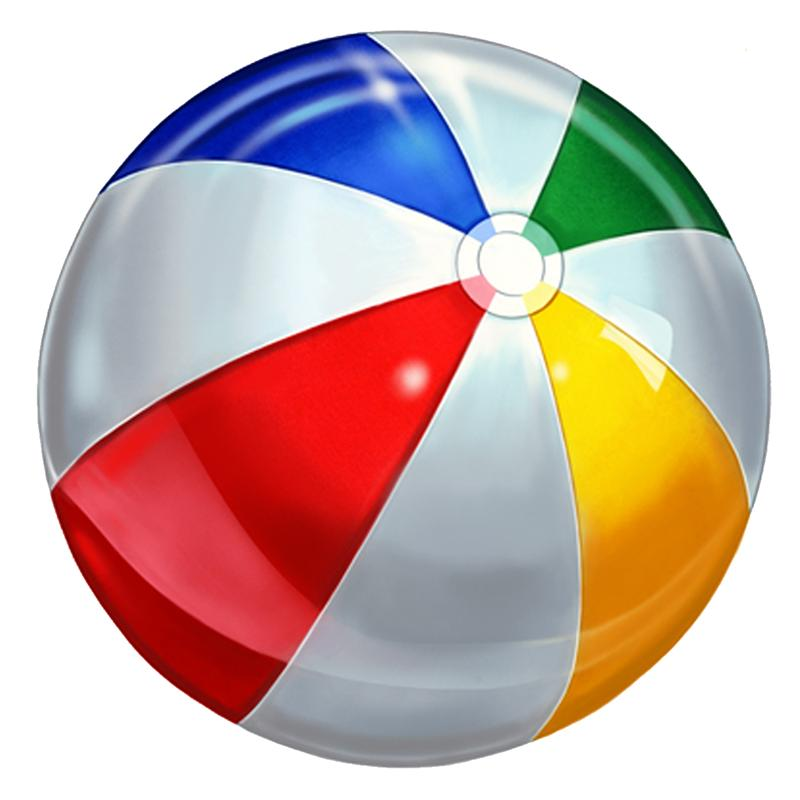
#> input picture CV_2-TRANSFORMATIONS/ball.jpg, 800 x 800 px
$ python exercise8.py
#> lines starting #> are read from the running program, lines starting #| are printed output that depends on the picture; after the words box and inside, x2 and y2 are one past the last pixel; in counts of white or black regions, pixels touching at a corner belong together
import cv2
import numpy as np


def create_beach_ball_animation():
    # Read images
    ball = cv2.imread('ball.jpg', cv2.IMREAD_UNCHANGED)
#> ball is the input picture: shape (800, 800, 3); mean B, G, R 171, 177.4, 201.9
    # Read and invert the mask
    mask = cv2.imread('ball_mask.jpg', cv2.IMREAD_GRAYSCALE)
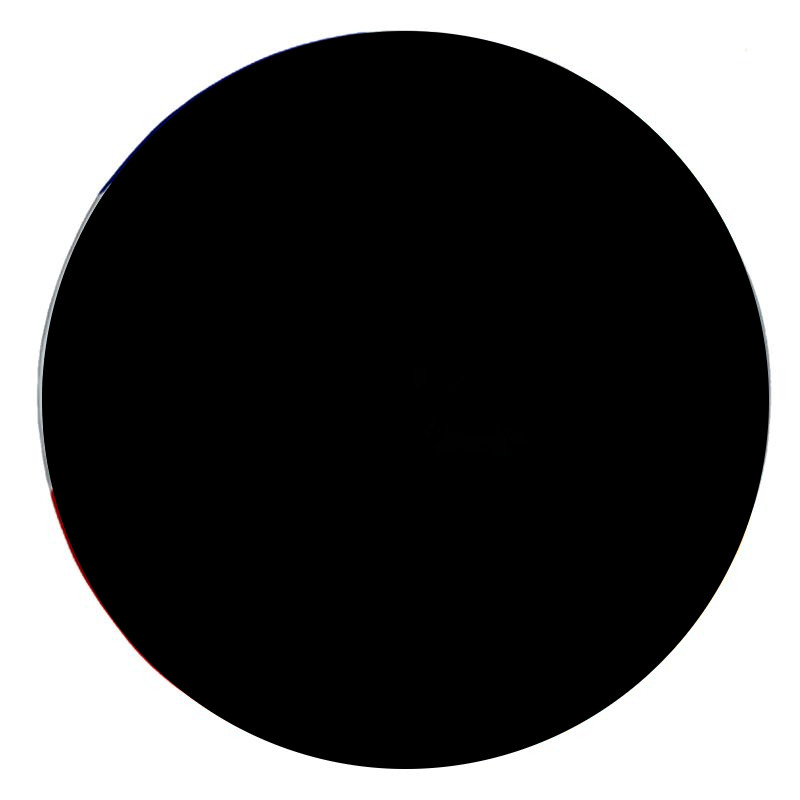
#> input picture CV_2-TRANSFORMATIONS/ball_mask.jpg, 800 x 800 px
#> mask: shape (800, 800); min 0, max 255, mean 86.3
    mask = cv2.bitwise_not(mask)  # Invert the mask so ball is white and background is black
    background = cv2.imread('beach.jpg')
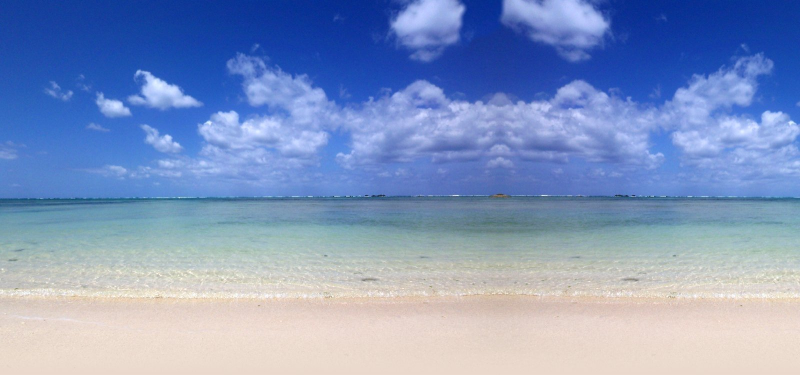
#> input picture CV_2-TRANSFORMATIONS/beach.jpg, 1600 x 749 px (shown at 1/2 size)
#> background is the input picture: shape (749, 1600, 3); mean B, G, R 192.4, 151, 130.6

    # Resize background to a standard size
    background = cv2.resize(background, (1280, 720))
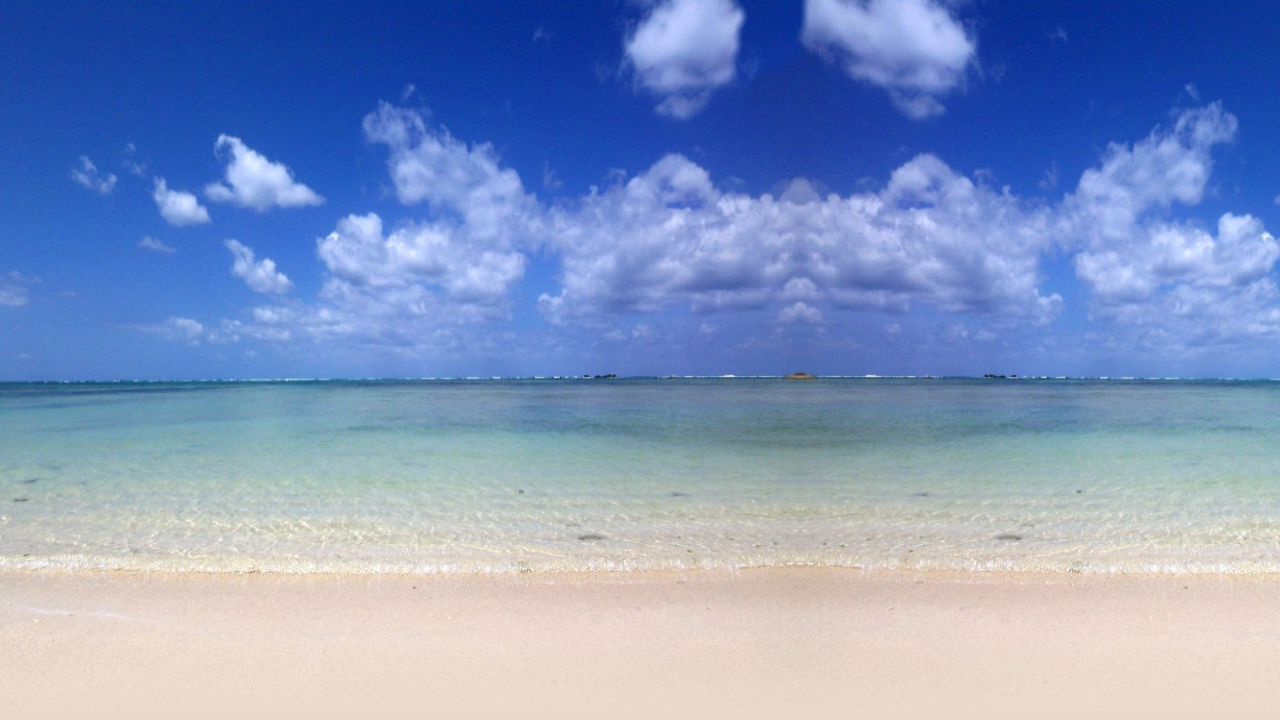
#> background: shape (720, 1280, 3); mean B, G, R 192.3, 150.9, 130.5

    # Resize ball and mask to be proportional to background
    ball_size = 100
    ball = cv2.resize(ball, (ball_size, ball_size))
#> ball: shape (100, 100, 3)
    mask = cv2.resize(mask, (ball_size, ball_size))
#> mask: shape (100, 100)

    # Get dimensions
    height, width = background.shape[:2]
#> height = 720; width = 1280

    # Create video writer
    fourcc = cv2.VideoWriter_fourcc(*'XVID')
    out = cv2.VideoWriter('transf_beach.avi', fourcc, 30.0, (width, height))

    # Animation parameters
    num_frames = 150

    # Ball movement parameters
    start_x = width // 4
#> start_x = 320
    start_y = height // 2
#> start_y = 360

    # Define ball path (arc motion)
    t = np.linspace(0, 1, num_frames)
    x_positions = np.linspace(start_x, width * 3 // 4, num_frames)
#> x_positions = 150 values from 320 to 960
    y_positions = start_y - 200 * np.sin(np.pi * t)  # Create arc motion

    # Scale factors (ball gets smaller as it moves)
    scale_factors = np.linspace(1.0, 0.3, num_frames)

    # Rotation angles
    rotation_angles = np.linspace(0, 360, num_frames)

    for frame in range(num_frames):
        # Get current position and scale
        current_x = int(x_positions[frame])
        current_y = int(y_positions[frame])
        scale = scale_factors[frame]
        angle = rotation_angles[frame]

        # Scale ball and mask
        current_size = int(ball_size * scale)
        if current_size < 1:  # Prevent size from becoming too small
            current_size = 1
        scaled_ball = cv2.resize(ball, (current_size, current_size))
        scaled_mask = cv2.resize(mask, (current_size, current_size))

        # Create rotation matrix
        M = cv2.getRotationMatrix2D((current_size // 2, current_size // 2), angle, 1.0)

        # Rotate ball and mask
        rotated_ball = cv2.warpAffine(scaled_ball, M, (current_size, current_size))
        rotated_mask = cv2.warpAffine(scaled_mask, M, (current_size, current_size))

        # Create frame
        frame = background.copy()

        # Calculate ROI coordinates
        y1 = current_y - current_size // 2
        y2 = y1 + current_size
        x1 = current_x - current_size // 2
        x2 = x1 + current_size

        # Ensure coordinates are within frame bounds
        if x1 < 0: x1 = 0
        if y1 < 0: y1 = 0
        if x2 > width: x2 = width
        if y2 > height: y2 = height

        # Adjust ball and mask size if needed
        ball_roi = rotated_ball[:(y2 - y1), :(x2 - x1)]
        mask_roi = rotated_mask[:(y2 - y1), :(x2 - x1)]

        # Create ROI in the frame
        roi = frame[y1:y2, x1:x2]

        # Apply mask
        mask_roi = mask_roi > 128  # Create binary mask
        roi[mask_roi] = ball_roi[mask_roi]

        # Put ROI back into frame
        frame[y1:y2, x1:x2] = roi

        # Write frame
        out.write(frame)
#> this loop made 150 passes
#> pass 1, in create_beach_ball_animation, `roi = frame[y1:y2, x1:x2]`:
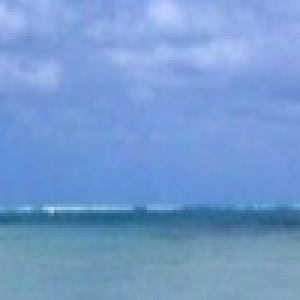
#> roi: shape (100, 100, 3) (shown 3 times larger); mean B, G, R 207.3, 155.1, 115.7
#> pass 1, in create_beach_ball_animation, `mask_roi = mask_roi > 128`:
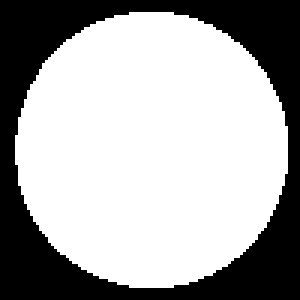
#> mask_roi: shape (100, 100) bool (shown 3 times larger); 66.1% white; 1 black region, box (x1, y1, x2, y2) and area: (0, 0, 100, 100) 3392
#> after the loop:
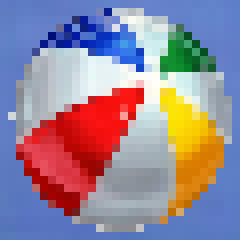
#> roi: shape (30, 30, 3) (shown 8 times larger); mean B, G, R 151.9, 134.1, 148.6
#> after the loop:
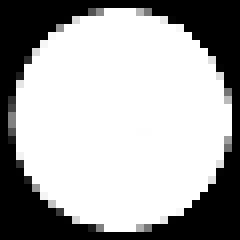
#> scaled_mask: shape (30, 30) (shown 8 times larger); min 0, max 255, mean 169.2

    # Release video writer
    out.release()


try:
    create_beach_ball_animation()
    print("Beach ball animation created successfully!")
except Exception as e:
    print(f"An error occurred: {str(e)}")
